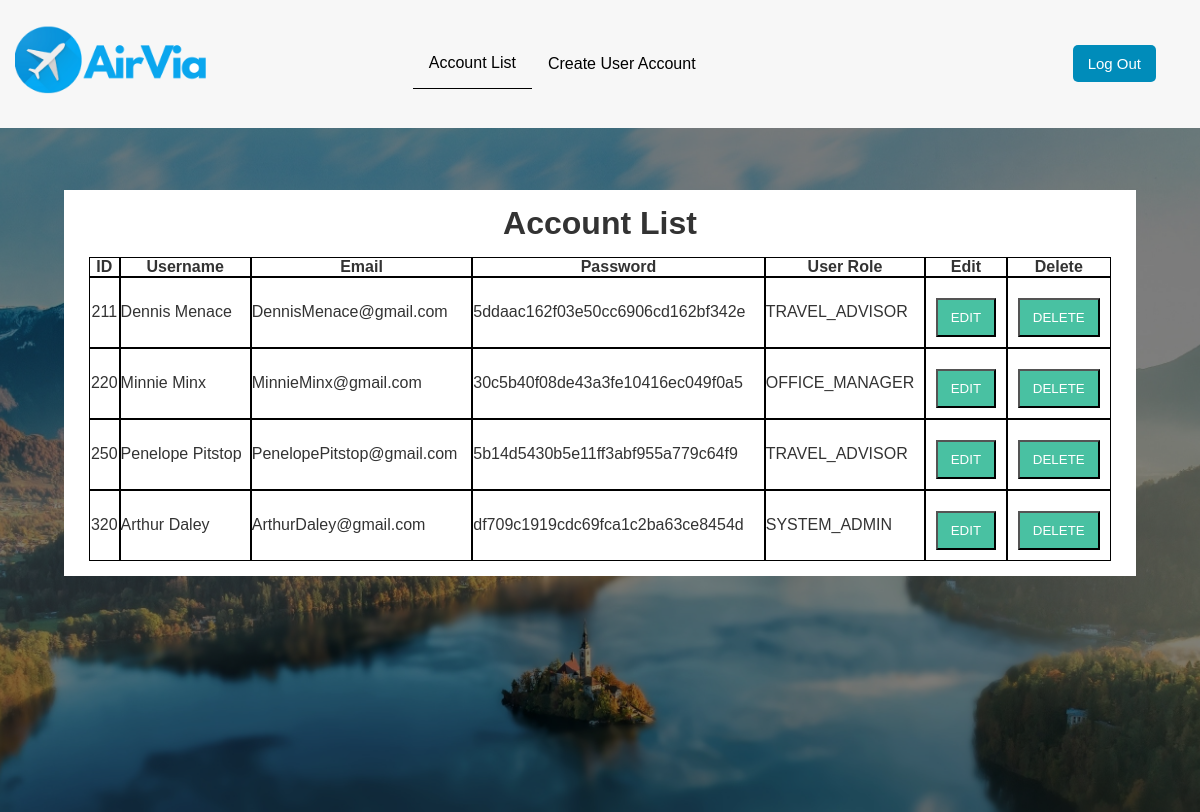
/templates/systemadmin/accountlist.php (signed in), run on the app's committed database.
### tables this page shows
CREATE TABLE `systemuser` (
  `id` int(11) NOT NULL,
  `username` varchar(255) NOT NULL,
  `email` varchar(255) NOT NULL,
  `password1` varchar(255) NOT NULL,
  `usertype` varchar(255) NOT NULL
);

### templates/systemadmin/accountlist.php (the view, shortened to what this page needs)
<!DOCTYPE html>
<php lang="en" >
<head>
    <?php include('../../partials/header.php') ?>
</head>
<body style=" background: #344a72; ">
<nav id="main-nav">
<div class="contain" style="padding: 2.4rem;">
            <a href="home.php">
                    <img src="../../static/img/logo22.png" alt="" style=" position: absolute;top: 20px; left: 15px; max-width:200px">
            </a>
            <ul>
                <li><a href="accountlist.php" class="present">Account List</a></li>
                <li><a href="register.php">Create User Account</a></li>
            </ul>
            <form action="../logout1.php" method="POST">
            <div class="item" style="padding: 15px 32px; text-align: center; border-radius: 5px; display: inline-block; position: absolute;top: 5px;right: 10px;">
                    <button style="background-color: #008CBA;border: none;color: white;padding: 10px 15px;text-align: center;border-radius: 5px;display: inline-block;font-size: 15px;margin:25px 2px;cursor: pointer;"
                    type="submit" class="logoutbtn" name="logout_btn1">Log Out</button>
                    </div>
            </form>
        </div>
    </nav>
    <header id="showcase">
        <div class="contain">
            <div class="showcase-contain">
                <div class="showcase-content">
                    <div id="container" style="max-width: 100%;">
                        <div class="form-wrap" >
                            <h1 style="padding-bottom: 15px;">Account List</h1>
                            <?php
                            $connection = mysqli_connect("localhost","root","","ats");
                            $query = "SELECT * FROM systemuser";
                            $query_run = mysqli_query($connection,$query);
                            ?>
                            <table class="table table-bordered"id="dataTable" width="100%" cellspacing="0">
                                <thead>
                                <tr>
                                    <th style="border: 1px solid black; ">ID</th>
                                    <th style="border: 1px solid black;">Username</th>
                                    <th style="border: 1px solid black;">Email</th>
                                    <th style="border: 1px solid black;">Password</th>
                                    <th style="border: 1px solid black;">User Role</th>
                                    <th style="border: 1px solid black;">Edit</th>
                                    <th style="border: 1px solid black;">Delete</th>
                                </tr>
                                </thead>
                                <tbody>
                                <?php
                            if(mysqli_num_rows($query_run) > 0) {
                                while($row = mysqli_fetch_assoc($query_run)) {
                                    ?>
                                <tr>
                                    <td style="border: 1px solid black; text-align: center;  "><?php echo $row['id'] ?> </td>
                                    <td style="border: 1px solid black;"><?php echo $row['username'] ?> </td>
                                    <td style="border: 1px solid black;"><?php echo $row['email'] ?> </td>
                                    <td style="border: 1px solid black;"><?php echo $row['password1'] ?> </td>
                                    <td style="border: 1px solid black;"><?php echo $row['usertype'] ?> </td>
                                    <td style="border: 1px solid black;  padding: 0 10px 10px 10px">
                                      <form action="accountlist_edit.php" method="post">
                                        <button type="submit" name="edit_btn">EDIT</button>
                                      </form>
                                    </td>
                                    <td style="border: 1px solid black;  padding: 0 10px 10px 10px">
                                        <form action="../code.php" method="post">
                                            <button type="submit" name="delete_btn">DELETE</button>
                                        </form>
                                    </td>
                                </tr>
                                <?php
                                }}
                                else {
                                    echo "No record found";
                                }
                        ?>
                            </table>
                            </div>
                    </div>
                </div>
            </div>
        </div>
    </header>
</body>
</html>

### static/css/style.css (style rules this page uses)
* { padding: 0; margin: 0; box-sizing: border-box; }
body { font-family: Verdana, Geneva, Tahoma, sans-serif; }
#main-nav { background: #f7f7f7; position: sticky; top: 0; color: #333; z-index: 2; }
#main-nav .contain { display: grid; grid-template-columns: 1fr 1fr 1fr; }
#main-nav .contain ul { display: flex; list-style: none; align-items: center; }
#main-nav .contain ul li a { padding: 1rem; display: inline-block; }
#main-nav .contain div { justify-self: center; text-align: center; padding-top: 30px; }
.contain { max-width: 1200px; overflow: hidden; margin: auto; padding: 0 2rem; }
#showcase { background: #000; color: #fff; padding: 2rem; position: relative; }
#showcase::before { content: ''; background: url(../../static/img/showcase.jpg) no-repeat center center/cover; position: absolute; top: 0; left: 0; width: 100%; height: 100%; opacity: 0.5; }
#showcase .showcase-contain { display: grid; min-height: 77.5vh; }
#showcase .showcase-content { z-index: 1; color: #f7f7f7; }
.present { border-bottom: 1px solid #000; }
.form-wrap { padding: 15px 25px; }
.form-wrap h1, .form-wrap p { text-align: center; }
.form-wrap button { display: block; width: 100%; padding: 0.7rem; margin-top: 2rem; cursor: pointer; background: #2b59a2; }
a { text-decoration: none; color: #000; padding: 1rem; }
form, label, input { margin:0; }
form { text-align: left; font-size: 15px; }
#container { margin: 30px auto; max-width: 30rem; }
.form-wrap { background: #fff; padding: 15px 25px; color: #333; }
.form-wrap button { display: block; width: 100%; padding: 10px; margin-top: 20px; background: #49c1a2; color: #fff; cursor: pointer; }

### data on the page
systemuser: id "211", username "Dennis Menace", email "DennisMenace@gmail.com", password1 "5ddaac162f03e50cc6906cd162bf342e", usertype "TRAVEL_ADVISOR"
systemuser: id "220", username "Minnie Minx", email "MinnieMinx@gmail.com", password1 "30c5b40f08de43a3fe10416ec049f0a5", usertype "OFFICE_MANAGER"
systemuser: id "250", username "Penelope Pitstop", email "PenelopePitstop@gmail.com", password1 "5b14d5430b5e11ff3abf955a779c64f9", usertype "TRAVEL_ADVISOR"
systemuser: id "320", username "Arthur Daley", email "ArthurDaley@gmail.com", password1 "df709c1919cdc69fca1c2ba63ce8454d", usertype "SYSTEM_ADMIN"
